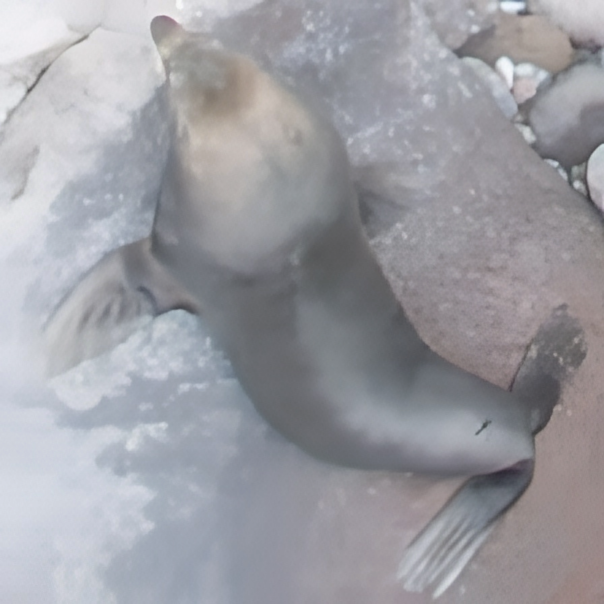
#> input picture test1_enhanced.jpg, 604 x 604 px
$ python partial2.py
#> lines starting #> are read from the running program, lines starting #| are printed output that depends on the picture
import cv2
import numpy as np
PATH_TO_DATASET = 'dataSet/DJI_'
PATH_TO_OUTPUT = 'cropImages/'


trainImg = cv2.imread('test1_enhanced.jpg')
#> trainImg is the input picture: shape (604, 604, 3); mean B, G, R 162.8, 156.9, 156.9
trainImg2 = cv2.imread('test2_enhanced.jpg')
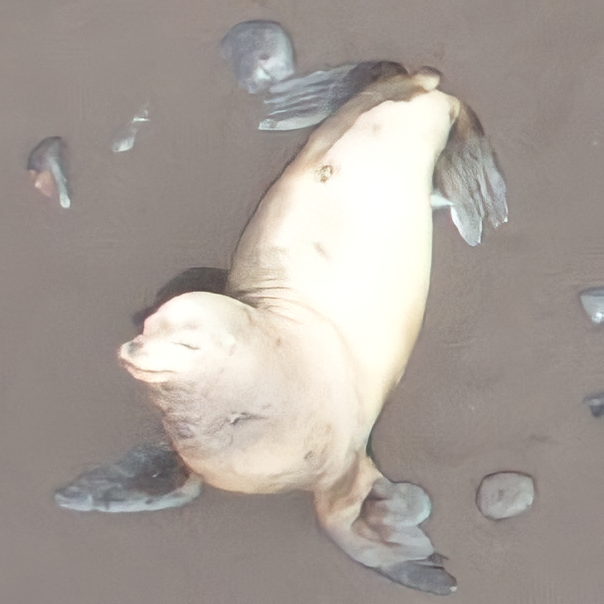
#> input picture test2_enhanced.jpg, 604 x 604 px
#> trainImg2 is the input picture: shape (604, 604, 3); mean B, G, R 152.2, 158.3, 166.8
# trainImg3 = cv2.imread('test4_1.png')

newIm = np.concatenate((trainImg, trainImg2), axis=0)
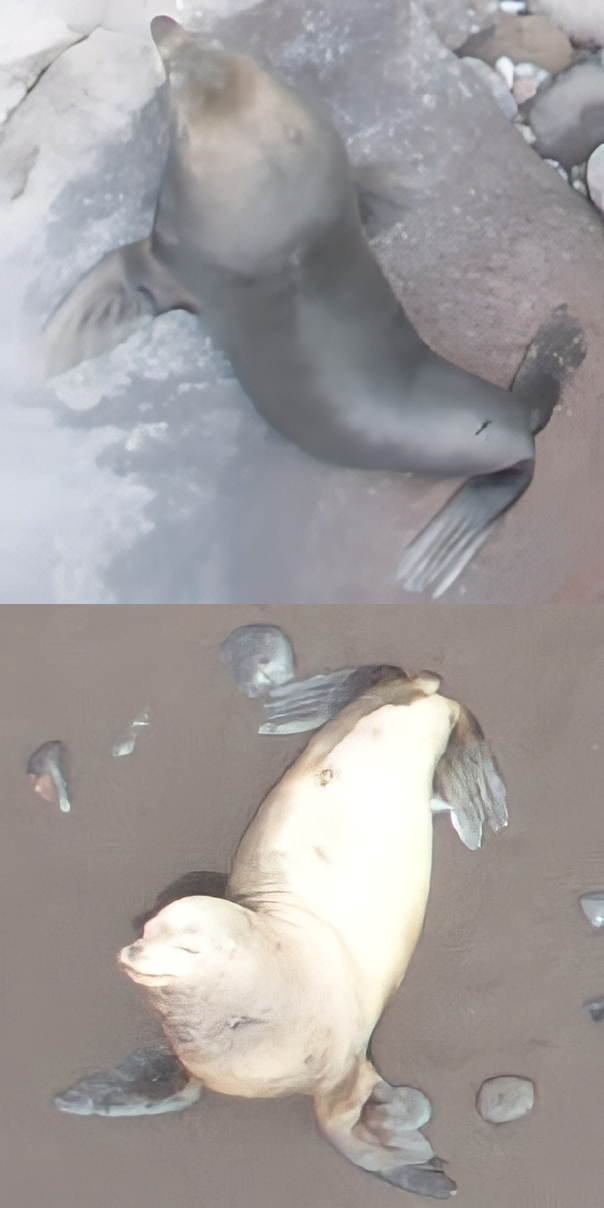
#> newIm: shape (1208, 604, 3); mean B, G, R 157.5, 157.6, 161.8


gray2 = cv2.cvtColor(newIm, cv2.COLOR_BGR2GRAY)
# trainGray = cv2.equalizeHist(gray2)
kernel = np.array([[0, -1, 0],[-1, 5, -1],[0, -1, 0]])
trainGray = cv2.filter2D(src=gray2, ddepth=-1, kernel=kernel)


img = cv2.imread(PATH_TO_OUTPUT+'image31/fragment17.jpg', flags=cv2.IMREAD_COLOR)
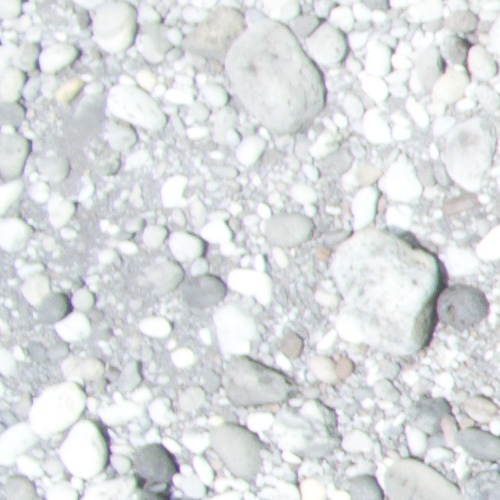
#> input picture cropImages/image24/fragment17.jpg, 500 x 500 px, found by its file name
#> img is the input picture: shape (500, 500, 3); mean B, G, R 223.3, 221.2, 218.3
# img = cv2.imread(PATH_TO_DATASET+'0195.TIF', flags=cv2.IMREAD_COLOR)

gray = cv2.cvtColor(img, cv2.COLOR_BGR2GRAY)

# Histogram
wilImage = cv2.equalizeHist(gray)
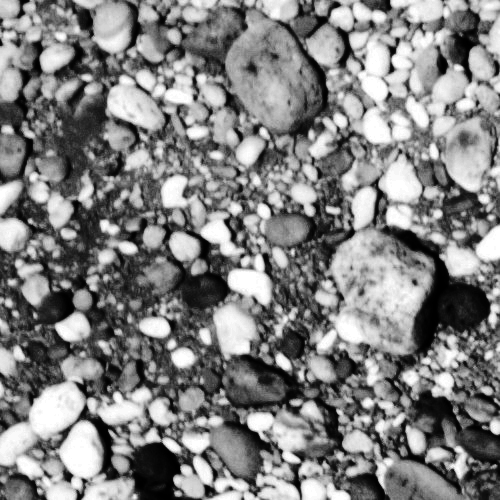
#> wilImage: shape (500, 500); min 0, max 255, mean 129.2


# Sharpening
kernel = np.array([[0, -1, 0],[-1, 5, -1],[0, -1, 0]])
wilImage = cv2.filter2D(src=wilImage, ddepth=-1, kernel=kernel)
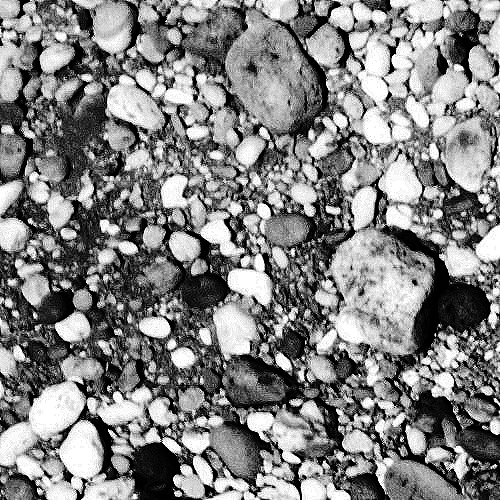
#> wilImage: shape (500, 500); min 0, max 255, mean 130.2


orb = cv2.ORB_create()
kp1, des1 = orb.detectAndCompute(trainGray, None)
#> kp1 = 500 keypoints; strongest (x, y, size): (141, 937, 31), (142, 935, 31), (505, 823, 31), (557, 163, 31)
kp2, des2 = orb.detectAndCompute(wilImage, None)
#> kp2 = 500 keypoints; strongest (x, y, size): (299, 460, 31), (298, 461, 37.2), (392, 69, 44.6), (107, 388, 31)

matcher = cv2.BFMatcher()
matches = matcher.match(des1, des2)
#> matches = 500 matches


finalImage = cv2.drawMatches(wilImage, kp2, trainGray, kp1, matches[:20], None)
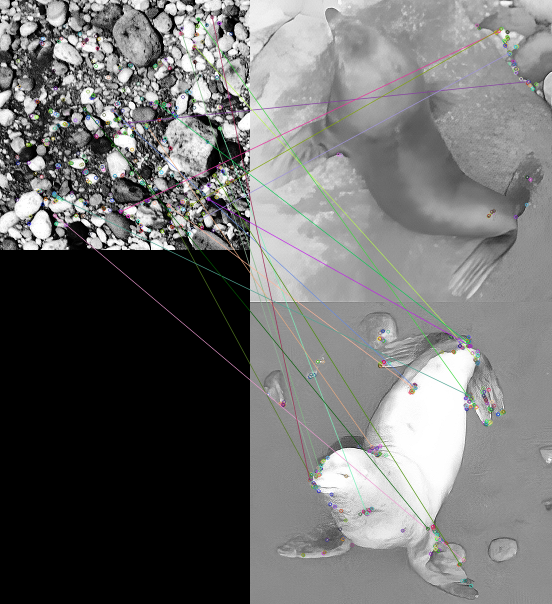
#> finalImage: shape (1208, 1104, 3) (shown at 1/2 size); mean of channels 0, 1, 2 110.7, 111.1, 110.9; drawn as B, G, R

# cv2.imshow('finalImage', newIm)
cv2.namedWindow("Resized_Window", cv2.WINDOW_NORMAL)
cv2.resizeWindow("Resized_Window", 499, 374)
cv2.imshow('Resized_Window', finalImage)
cv2.waitKey(0)
cv2.destroyAllWindows()
